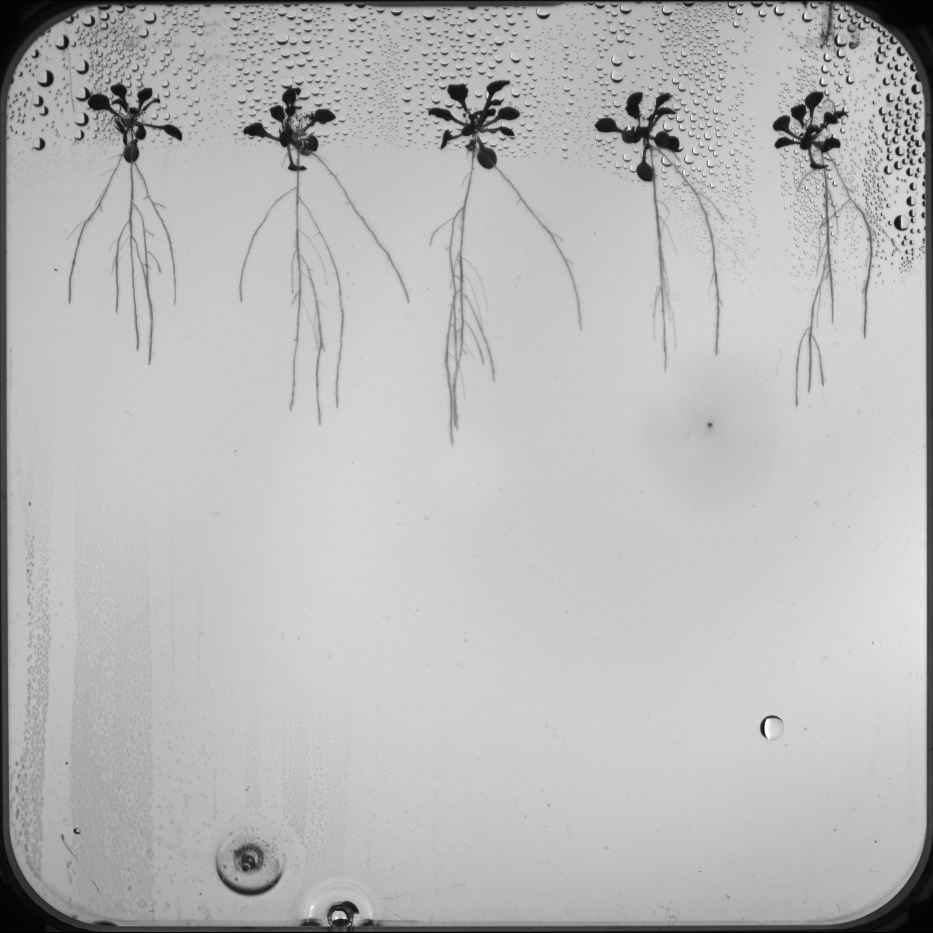
#> input picture 1-computer-vision/segmentation_example_1.png, 2799 x 2799 px (shown at 1/3 size)
$ python -i cv_pipeline.py   (imports and definitions only)
#> lines starting #> are read from the running program, lines starting #| are printed output that depends on the picture; after the words box and inside, x2 and y2 are one past the last pixel; in counts of white or black regions, pixels touching at a corner belong together
#> further down, picture is the input picture: shape (2799, 2799); min 0, max 255, mean 184.8
"""
cv_pipeline.py

All CV pipeline functions extracted from Task 8 notebook.
Used by run_task12_all.py to detect root tips from a plate image.

Usage:
    from cv_pipeline import run_pipeline
    tips, plate_pixel_size = run_pipeline("path/to/image.png", model)
"""

import os
import numpy as np
import cv2
import networkx as nx

from skimage.morphology import skeletonize, remove_small_objects
from skimage.measure import label, regionprops
from scipy.ndimage import distance_transform_edt


# 1. CROP PETRI DISH


def crop_petri_dish(img_gray):
    """
    Detects and crops the Petri dish region using brightness + Otsu.
    Returns cropped image and crop box (minr, minc, maxr, maxc).
    """
    h0, w0 = img_gray.shape
#> h0 = 2799; w0 = 2799
    blur = cv2.GaussianBlur(img_gray, (9, 9), 0)
    _, thresh = cv2.threshold(blur, 0, 255, cv2.THRESH_BINARY + cv2.THRESH_OTSU)
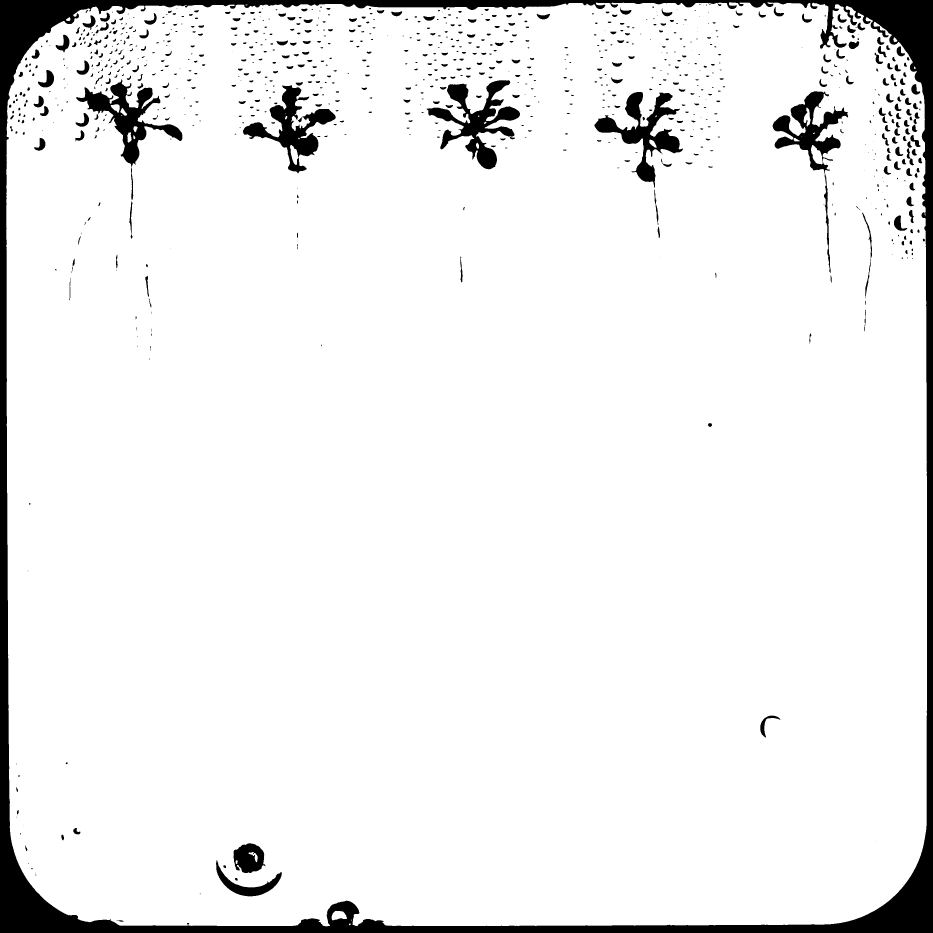
#> thresh: shape (2799, 2799) (shown at 1/3 size); 93.5% white; 879 black regions (302 under 20 px), largest, box (x1, y1, x2, y2) and area: (0, 0, 2799, 2799) 332476, (1280, 241, 1560, 508) 24520, (229, 238, 547, 600) 22558

    mask = (thresh == 255)
    mask = remove_small_objects(mask, min_size=5000)
#> mask: shape (2799, 2799) bool; 93.4% white; 879 black regions (302 under 20 px), largest, box (x1, y1, x2, y2) and area: (0, 0, 2799, 2799) 333697, (1280, 241, 1560, 508) 24683, (229, 238, 547, 600) 23721
    labeled = label(mask)
#> labeled: shape (2799, 2799) int32; values 0 (black) and 1 (white), 93.4% white; 879 black regions (302 under 20 px)
    regions = regionprops(labeled)
#> regions = 1 regions; box (x1, y1, x2, y2) and area: (19, 7, 2781, 2779) 7315467

    if not regions:
        crop_size = min(h0, w0)
        sy = (h0 - crop_size) // 2
        sx = (w0 - crop_size) // 2
        return img_gray[sy:sy+crop_size, sx:sx+crop_size], (sy, sx, sy+crop_size, sx+crop_size)

    largest = max(regions, key=lambda r: r.area)
    minr, minc, maxr, maxc = largest.bbox
#> minr = 7; minc = 19; maxr = 2779; maxc = 2781
    expand = 18
    minr = max(minr - expand, 0)
#> minr = 0
    minc = max(minc - expand, 0)
#> minc = 1
    maxr = min(maxr + expand, h0)
#> maxr = 2797
    maxc = min(maxc + expand, w0)
#> maxc = 2799

    return img_gray[minr:maxr, minc:maxc], (minr, minc, maxr, maxc)


# 2. CLAHE + PADDING


def apply_clahe(img_u8, clip=2.0, grid=(8, 8)):
    clahe = cv2.createCLAHE(clipLimit=clip, tileGridSize=grid)
    return clahe.apply(img_u8)


# [389 lines left out: functions pad_to_multiple, patchify_image, unpatchify_avg, predict_mask, restore_mask, find_density_band and 12 more, not called in this run]

>>> import cv2
>>> picture = cv2.imread('../../1-computer-vision/segmentation_example_1.png', cv2.IMREAD_GRAYSCALE)
>>> result = crop_petri_dish(picture)

$ run again, on 1-computer-vision/segmentation_example_2.png
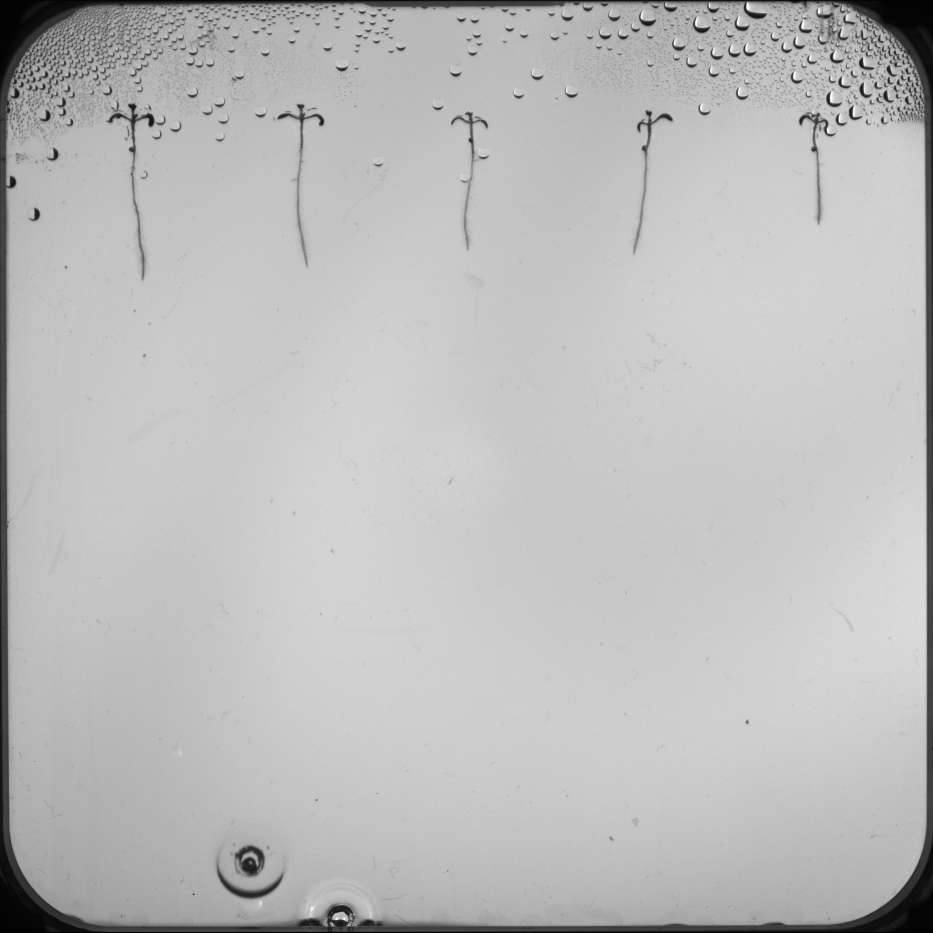
#> input picture 1-computer-vision/segmentation_example_2.png, 2799 x 2799 px (shown at 1/3 size)
#> picture is the input picture: shape (2799, 2799); min 0, max 255, mean 187.8
#> in crop_petri_dish, `_, thresh = cv2.threshold(blur, 0, 255, cv2.THRESH_BINARY + cv2.THRESH..`:
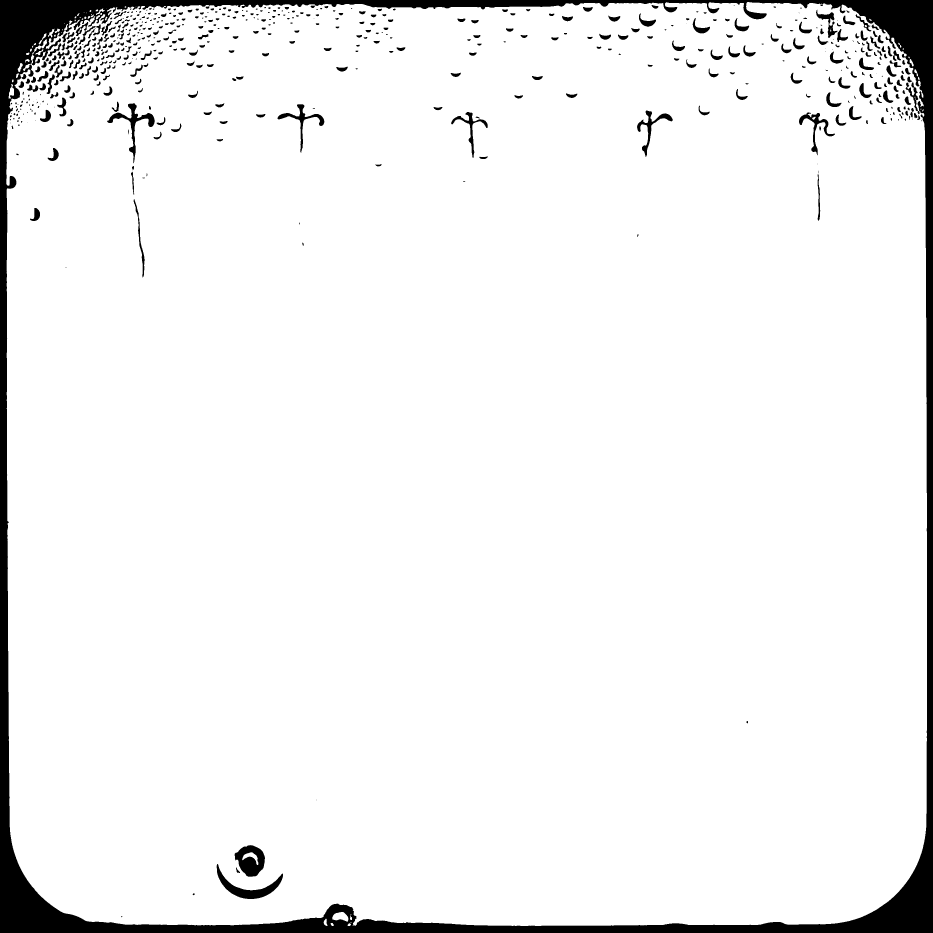
#> thresh: shape (2799, 2799) (shown at 1/3 size); 94.5% white; 568 black regions (126 under 20 px), largest, box (x1, y1, x2, y2) and area: (0, 0, 2799, 2799) 348571, (704, 2535, 795, 2630) 5499, (650, 2592, 849, 2697) 5245
#> in crop_petri_dish, `mask = remove_small_objects(mask, min_size=5000)`:
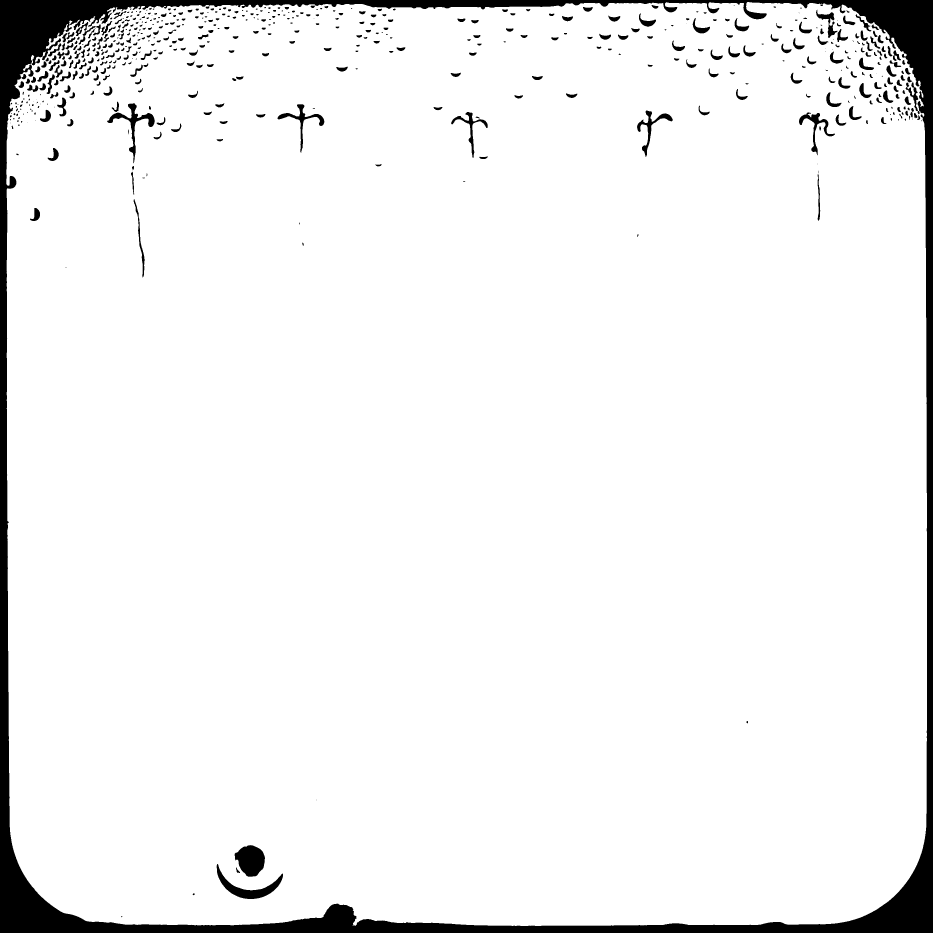
#> mask: shape (2799, 2799) bool (shown at 1/3 size); 94.4% white; 568 black regions (126 under 20 px), largest, box (x1, y1, x2, y2) and area: (0, 0, 2799, 2799) 352800, (704, 2535, 795, 2630) 6155, (650, 2592, 849, 2697) 5245
#> labeled: shape (2799, 2799) int32; values 0 (black) and 1 (white), 94.4% white; 568 black regions (126 under 20 px)
#> regions = 1 regions; box (x1, y1, x2, y2) and area: (19, 6, 2781, 2778) 7396333
#> in crop_petri_dish, `minr, minc, maxr, maxc = largest.bbox`: minr = 6; minc = 19; maxr = 2778; maxc = 2781
#> in crop_petri_dish, `minr = max(minr - expand, 0)`: minr = 0
#> in crop_petri_dish, `minc = max(minc - expand, 0)`: minc = 1
#> in crop_petri_dish, `maxr = min(maxr + expand, h0)`: maxr = 2796
#> in crop_petri_dish, `maxc = min(maxc + expand, w0)`: maxc = 2799
